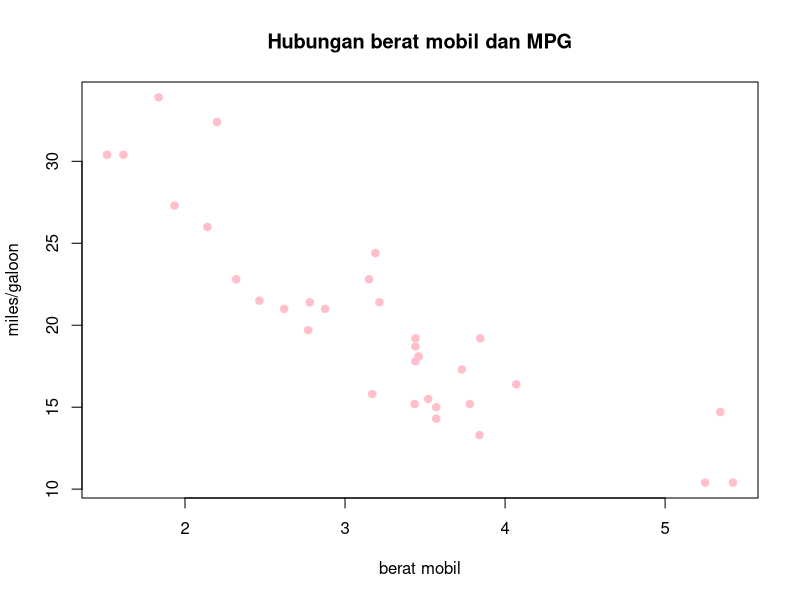

Source code (R):
summary(mtcars)
mean(mtcars$mpg)
sd(mtcars$mpg)
max(mtcars$mpg)
min(mtcars)
quantile(mtcars$mpg, 0,5)
mtcars

#Branch
data(mtcars)
head(mtcars)
plot(mtcars$wt, mtcars$mpg,
     main = "Hubungan berat mobil dan MPG",
     xlab = 'berat mobil',
     ylab = 'miles/galoon',
     col = 'pink', pch = 19)
